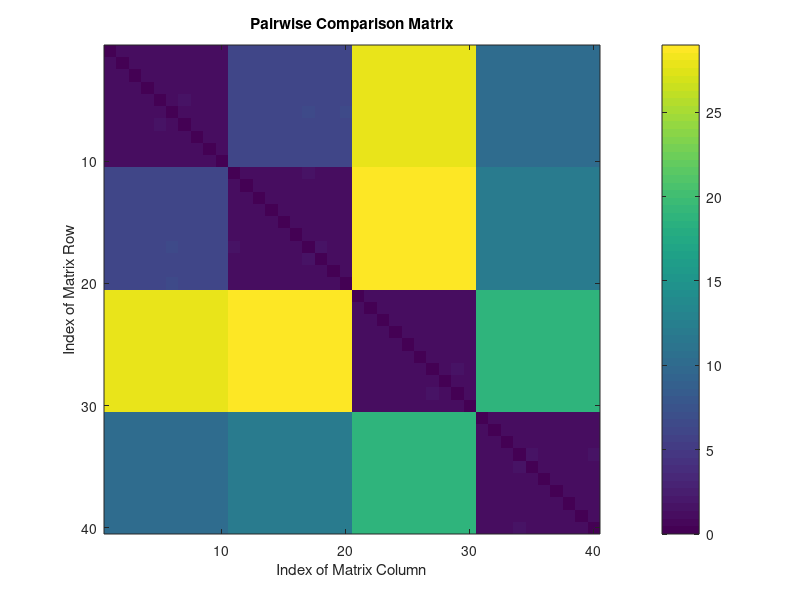

Write the MATLAB code that produced this figure. (Note: this script raises an error after producing the figure.)
% Ariana Pineda, CAAM 210, Spring 2022, Shape Analysis of Curves
% shapeanalysis.m
% This script classifies shapes
% Last Modified: April 1, 2022

function shapeanalysis
% this driver calls and runs functions for open and closed curves with
% provided data

%PART 1

x=0:0.02:pi;
Sinx=[x;sin(x)];
Cosx=[x;cos(x)];
X2=[x;2*x];
X=[x;x];

randSin = NoiseGenerator(Sinx,10);
randCos = NoiseGenerator(Cosx,10);
randX2 = NoiseGenerator(X2,10);
randX = NoiseGenerator(X,10);


curves=cat(3,randSin,randCos,randX2,randX);
PWCM=zeros(40,40);
%find distance between curves
for n=1:40
    for m=1:40
        [Dist]=DistanceCalculator(curves(:,:,m),curves(:,:,n));
        PWCM(n,m)=Dist;
    end
end

figure
imagesc(PWCM)
colorbar
title('Pairwise Comparison Matrix')
xlabel('Index of Matrix Column')
ylabel('Index of Matrix Row')
hold off

%test data
randSinPlot = NoiseGenerator(Sinx,25);
randCosPlot = NoiseGenerator(Cosx,25);
randX2Plot = NoiseGenerator(X2,25);
randXPlot = NoiseGenerator(X,25);
testrand = cat(3,randSinPlot,randCosPlot,randX2Plot, randXPlot);
classifyOpenCurves(curves,testrand);

% PART 2
classifyClosedCurves

end

function [nC] = NoiseGenerator(C,num)
% generates noisy curves
%inputs: C—a curve, num: number of noisy curves we want to generate
%outputs: noisy curve matrix
%initializing variables
[m,n] = size(C);
nC = zeros(m,n,num);

%adding noise to curve
for k = 1:num
    for i = 1:m
        for j=1:n
            nC(i,j,k) = C(i,j) + randn()*.05;
        end
    end
end
end


function[pC] = CurveProcessor(C)
%rescales and recenters the curve
%inputs: C—curve matrix
%outputs: pC–processed curve matrix
n = length(C);
[M]=mean(C,2)

%recentering
centerC(1,:) = C(1,:,:)-M(1);
centerC(2,:)=C(2,:,:)-M(2);

pC=centerC/norm(centerC,'fro');

end



function [Distance]=DistanceCalculator(Cv1,Cv2)
%calculates distance between 2 open curves
%inputs: Cv1–curve1, Cv2—curve2
%outputs: Distance—distance between curves

%calculating distance between the curves
A=Cv1*Cv2';
[U,~,V]=svd(A);
if det(U*V')>0
    Distance=norm(Cv1-(U*V')*Cv2,'fro');
else
    Distance=norm(Cv1-(U*[1 0; 0 -1]*V')*Cv2,'fro');
end
end


function classifyOpenCurves(training, test)
% classifies 100 generated open curves and determines percentage of correctly
% classified shapes
% inputs: training—traning data, test—test data
% outputs: none


count = 0;
%calculates distance between shapes
for i = 1:100
    for j = 1:40
        distance(i,j)=DistanceCalculator(test(:,:,i),training(:,:,j));
    end

    % calculates min distance
    [~,I] = min(distance(i,:));

    % determines percentage of correctly classified open curves
    if i<=25 && I <= 10
        count = count+1;
    elseif i<=50 && I <= 20
        count = count+1;
    elseif i<=75 && I <= 30
        count = count+1;
    elseif i<=100 && I <= 40
        count = count+1;
    end
end
disp("The percentage of correctly classified open curves is " + count+ "%")
end

function dist = distClosedShapes(C1, C2)
% calculates distance between 2 closed curves
% inputs: C1–curve 1, C2—curve 2
% outputs: dist—distance

dist = DistanceCalculator(C1, C2);

% iterates through orientation combinations to find shortest distance
% between curves
for i = 1:length(C1)
    newC1 = [C1(:,i+1:end),C1(:,1:i)];
    dist2 = DistanceCalculator(newC1, C2);
    if dist2<dist
        dist = dist2;
    end
end
end

function classifyClosedCurves
% classifies closed curves and returns percentage of correctly classified
% curves
% inputs: none
% outputs: none

% load data
data = load("DataClassification.mat");
trainingData = data.trainingdata;
test = data.testdata;
disp(size(trainingData))
% plot file data
figure
for i = 1:20
    train = trainingData(:,:,15*i);
    hold on
    subplot(4,5,i);
    plot(train(1,:),train(2,:));
    hold off
end

count = 0;
% filling in distance matrix
for i = 1:100
    for j = 1:300
        dist(i,j)=distClosedShapes(test(:,:,i),trainingData(:,:,j));
    end

    % calculating percentage of correctly classified curves

    [~,I] = min(dist(i,:));
    if ceil(i/5) == ceil(I/15)
        count = count+1;
    end
end
disp("The percentage of correctly classified closed curves is " + count + "%")
end


